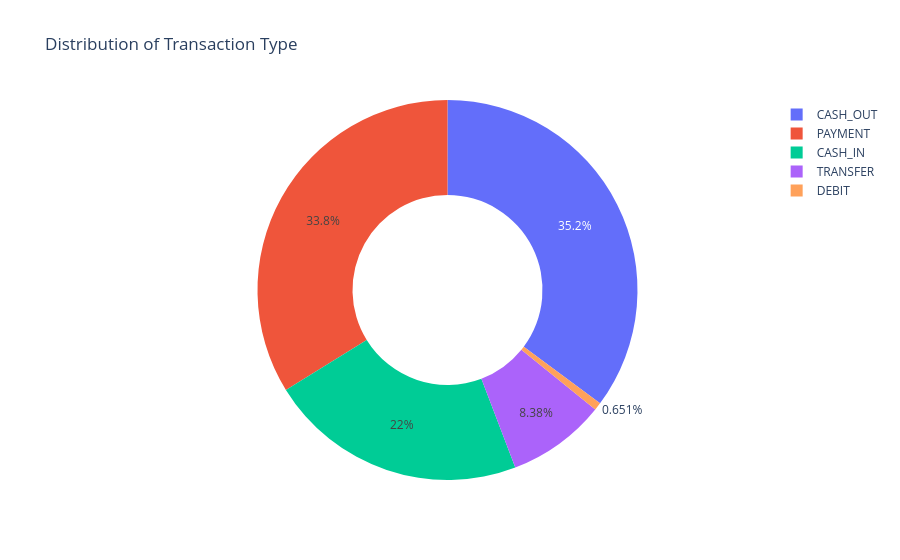

The notebook cell this image was saved under:
### Code cell
type = data["type"].value_counts()
transactions = type.index
quantity = type.values

import plotly.express as px
figure = px.pie(
             values=quantity,
             names=transactions,hole = 0.5,
             title="Distribution of Transaction Type")
figure.show()

### Figure 1 — Plotly figure (JSON) as saved in the notebook; plotly's stock layout.template omitted (floating-point values rounded to 4 significant figures)
{"data": [{"domain": {"x": [0, 1], "y": [0, 1]}, "hole": 0.5, "hovertemplate": "label=%{label}<br>value=%{value}<extra></extra>", "labels": ["CASH_OUT", "PAYMENT", "CASH_IN", "TRANSFER", "DEBIT"], "legendgroup": "", "name": "", "showlegend": true, "type": "pie", "values": [2237500, 2151495, 1399284, 532909, 41432]}], "layout": {"legend": {"tracegroupgap": 0}, "title": {"text": "Distribution of Transaction Type"}}}
